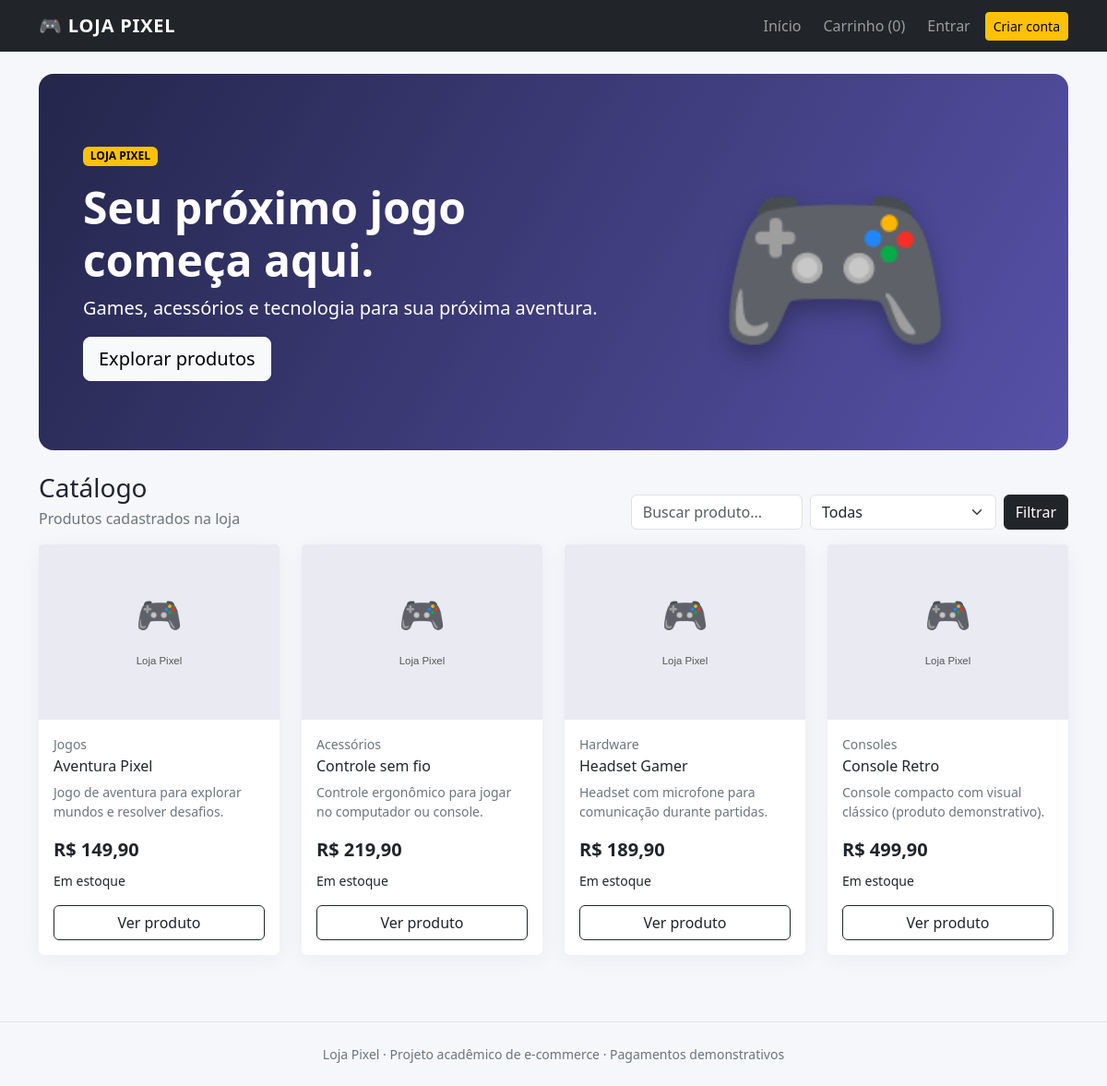
Screenshot of /principal/index.php with the database file from the repository.
### tables this page shows
CREATE TABLE IF NOT EXISTS produtos (
 id INT UNSIGNED AUTO_INCREMENT PRIMARY KEY,
 categoria_id INT UNSIGNED NOT NULL,
 nome VARCHAR(160) NOT NULL,
 descricao TEXT NOT NULL,
 preco DECIMAL(10,2) NOT NULL,
 estoque INT UNSIGNED NOT NULL DEFAULT 0,
 imagem VARCHAR(500) DEFAULT NULL,
 ativo TINYINT(1) NOT NULL DEFAULT 1,
 criado_em TIMESTAMP DEFAULT CURRENT_TIMESTAMP,
 CONSTRAINT fk_produto_categoria FOREIGN KEY (categoria_id) REFERENCES categorias(id)
);

CREATE TABLE IF NOT EXISTS categorias (
 id INT UNSIGNED AUTO_INCREMENT PRIMARY KEY,
 nome VARCHAR(80) NOT NULL UNIQUE
);

### includes/functions.php (called while the page is built, shortened)
<?php
function db(): PDO {static $pdo=null;if($pdo)return $pdo;$host=$_ENV['DB_HOST']??'127.0.0.1';$name=$_ENV['DB_NAME']??'loja_pixel';$user=$_ENV['DB_USER']??'root';$pass=$_ENV['DB_PASS']??'';$charset='utf8mb4';$pdo=new PDO("mysql:host=$host;dbname=$name;charset=$charset",$user,$pass,[PDO::ATTR_ERRMODE=>PDO::ERRMODE_EXCEPTION,PDO::ATTR_DEFAULT_FETCH_MODE=>PDO::FETCH_ASSOC,PDO::ATTR_EMULATE_PREPARES=>false]);return $pdo;}
function e($v):string{return htmlspecialchars((string)$v,ENT_QUOTES|ENT_SUBSTITUTE,'UTF-8');}
function money($v):string{return 'R$ '.number_format((float)$v,2,',','.');}
function image_url($path):string{$path=trim((string)$path);return $path!==''?$path:'assets/img/placeholder.svg';}

### principal/index.php (the view, shortened to what this page needs)
<?php
$q = trim($_GET['q'] ?? '');
$sql = "SELECT p.*, c.nome AS categoria FROM produtos p JOIN categorias c ON c.id=p.categoria_id WHERE p.ativo=1";
$params = [];
$sql .= " ORDER BY p.criado_em DESC";
$stmt = db()->prepare($sql); $stmt->execute($params); $products = $stmt->fetchAll();
require __DIR__ . '/includes/header.php';
?>
<section class="hero rounded-4 p-4 p-md-5 mb-4">
  <div class="row align-items-center"><div class="col-lg-7">
    <span class="badge text-bg-warning mb-3">LOJA PIXEL</span>
    <h1 class="display-5 fw-bold">Seu próximo jogo começa aqui.</h1>
    <p class="lead">Games, acessórios e tecnologia para sua próxima aventura.</p>
    <a href="#catalogo" class="btn btn-light btn-lg">Explorar produtos</a>
  </div><div class="col-lg-5 text-center"><div class="hero-art">🎮</div></div></div>
</section>
<section id="catalogo">
 <div class="d-flex justify-content-between align-items-end flex-wrap gap-2 mb-3"><div><h2 class="h3 mb-1">Catálogo</h2><p class="text-secondary mb-0">Produtos cadastrados na loja</p></div>
 <form class="d-flex gap-2" method="get">
  <input class="form-control" name="q" placeholder="Buscar produto..." value="<?= e($q) ?>">
  <select class="form-select" name="categoria"><option value="">Todas</option></select>
  <button class="btn btn-dark">Filtrar</button>
 </form></div>
 <div class="row g-4">
 <?php foreach($products as $p): ?><div class="col-6 col-md-4 col-xl-3"><article class="card product-card h-100">
  <img src="<?= e(image_url($p['imagem'])) ?>" class="card-img-top product-image" alt="<?= e($p['nome']) ?>" onerror="this.src='assets/img/placeholder.svg'">
  <div class="card-body d-flex flex-column"><span class="small text-secondary"><?= e($p['categoria']) ?></span><h3 class="h6 mt-1"><?= e($p['nome']) ?></h3><p class="small text-secondary flex-grow-1"><?= e(mb_strimwidth($p['descricao'],0,85,'…')) ?></p>
  <div class="fw-bold fs-5 mb-2"><?= money($p['preco']) ?></div><div class="small mb-3"><?= (int)$p['estoque']>0?'Em estoque':'Esgotado' ?></div>
  <a class="btn btn-outline-dark" href="produto.php?id=<?= (int)$p['id'] ?>">Ver produto</a></div></article></div><?php endforeach; ?>
 </div>
</section>
<?php require __DIR__ . '/includes/footer.php'; ?>

### includes/header.php (shortened to what this page needs)
<!doctype html><html lang="pt-BR"><head><link href="https://cdn.jsdelivr.net/npm/bootstrap@5.3.3/dist/css/bootstrap.min.css" rel="stylesheet"><link href="assets/css/style.css" rel="stylesheet"></head><body>
<nav class="navbar navbar-expand-lg navbar-dark bg-dark"><div class="container"><a class="navbar-brand fw-bold" href="index.php">🎮 LOJA PIXEL</a><button class="navbar-toggler" data-bs-toggle="collapse" data-bs-target="#nav"><span class="navbar-toggler-icon"></span></button><div class="collapse navbar-collapse" id="nav"><ul class="navbar-nav ms-auto align-items-lg-center gap-lg-2"><li class="nav-item"><a class="nav-link" href="index.php">Início</a></li><li class="nav-item"><a class="nav-link" href="carrinho.php">Carrinho (<?= array_sum($_SESSION['carrinho']??[]) ?>)</a></li><?php if(!empty($_SESSION['usuario'])): ?><li class="nav-item"><span class="navbar-text"><?= e($_SESSION['usuario']['nome']) ?></span></li><?php if(is_admin()): ?><li class="nav-item"><a class="nav-link" href="admin/index.php">Admin</a></li><?php endif; ?><li class="nav-item"><a class="nav-link" href="sair.php">Sair</a></li><?php else: ?><li class="nav-item"><a class="nav-link" href="login.php">Entrar</a></li><li class="nav-item"><a class="btn btn-warning btn-sm" href="cadastro.php">Criar conta</a></li><?php endif; ?></ul></div></div></nav>
<main class="container py-4">

### includes/footer.php (shortened to what this page needs)
</main><footer class="border-top py-4 mt-5"><div class="container text-center text-secondary small">Loja Pixel · Projeto acadêmico de e-commerce · Pagamentos demonstrativos</div></footer></body></html>

### style.css (style rules this page uses)
body { background:#f6f7fb;color:#202432 }
.hero { background:linear-gradient(120deg,#24264b,#5751a8);color:white;overflow:hidden }
.hero-art { font-size:clamp(7rem,20vw,13rem);filter:drop-shadow(0 12px 12px #17172c66) }
.product-card { border:0;box-shadow:0 5px 22px #1820440d;transition:transform .2s }
.product-image { height:190px;object-fit:cover;background:#e9eaf2 }
.navbar-brand { letter-spacing:.04em }

### rows the page displays
produtos: imagem (placeholder picture), categoria.nome "Jogos", nome "Aventura Pixel", descricao "Jogo de aventura para explorar mundos e resolver desafios.", preco "R$ 149,90", estoque "Em estoque"
produtos: imagem (placeholder picture), categoria.nome "Acessórios", nome "Controle sem fio", descricao "Controle ergonômico para jogar no computador ou console.", preco "R$ 219,90", estoque "Em estoque"
produtos: imagem (placeholder picture), categoria.nome "Hardware", nome "Headset Gamer", descricao "Headset com microfone para comunicação durante partidas.", preco "R$ 189,90", estoque "Em estoque"
produtos: imagem (placeholder picture), categoria.nome "Consoles", nome "Console Retro", descricao "Console compacto com visual clássico (produto demonstrativo).", preco "R$ 499,90", estoque "Em estoque"

### other values shown
array_sum($_SESSION['carrinho']??[]) "0"
